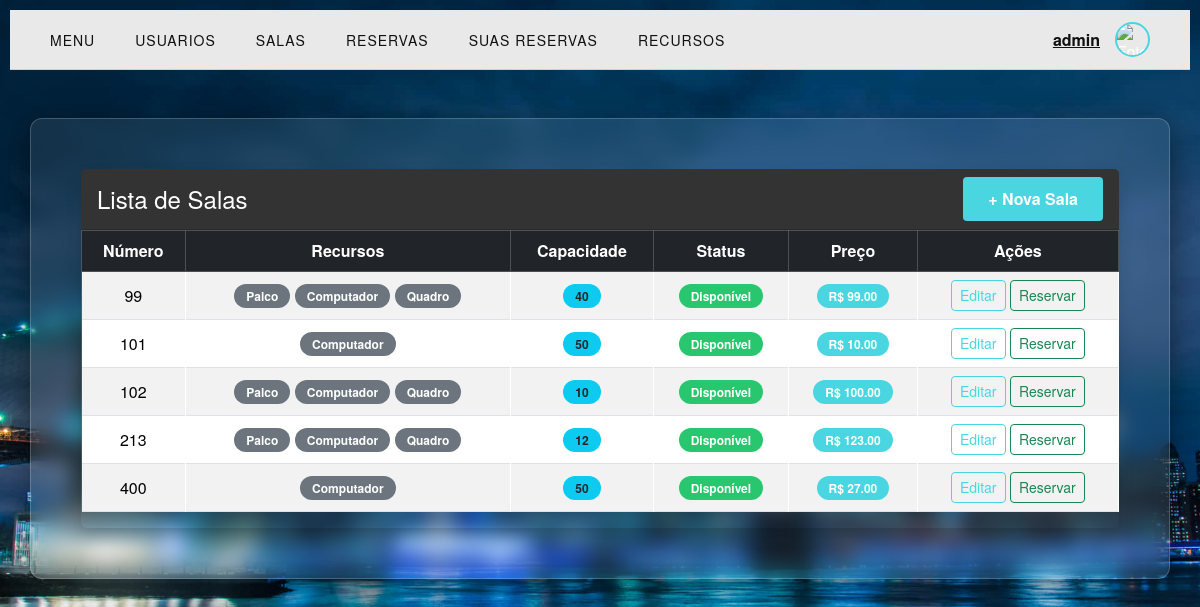
Before: /salareservadas (signed in) with the older database file.
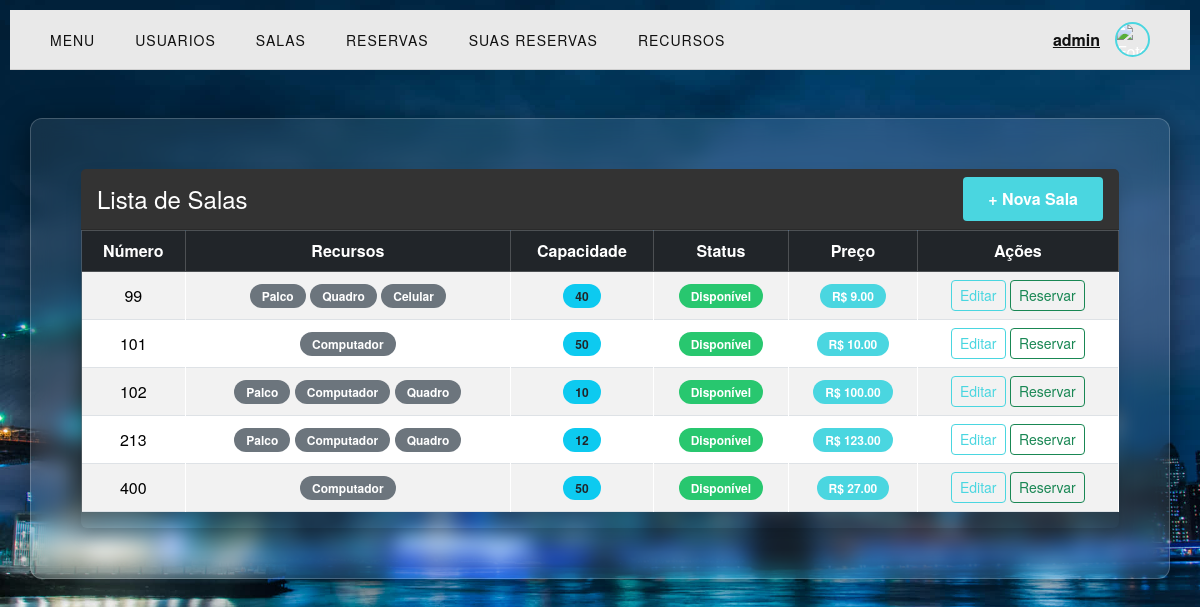
After: the same page with the newer database file.
### core/models.py (models this page shows, shortened)
class Sala(models.Model):
        numsala = models.IntegerField()
        capacidade = models.IntegerField()
        recursos = models.ManyToManyField(Recurso, blank=True)
        disponivel = models.BooleanField(default=True)
        preco = models.DecimalField(max_digits=10, decimal_places=2, default=0.00)

class Recurso(models.Model):
        nome = models.CharField(max_length=100)

### core/views.py (the view)
# urls.py: path('salareservadas',salas, name='salas-reservadas'),
def salas(request):
    try:
        usuario_id = request.session.get('usuario_id')
        usuario = Usuario.objects.get(id=usuario_id)
    except Usuario.DoesNotExist:
        usuario = None
        return redirect('/')
    salas = Sala.objects.all()
    return render(request, "core/salas.html", {'salas': salas, 'conta': usuario})

### core/templates/core/salas.html (shortened to what this page needs)
{% extends 'core/base.html' %}
{% block content %}
{% if conta.nivel %}
<div class="container mt-5">
    {% if salas|length == 0 %}
        <div class="text-center">
            <div class="alert alert-info shadow">
                <h4 class="mb-3">Nenhuma sala registrada</h4>
                {% if conta.nivel > "1" %}
                    <a href="/salas/criar" class="btn btn-primary">
                        + Criar Nova Sala
                    </a>
                {% endif %}
            </div>
        </div>
    {% else %}
    <div class="card shadow">
        <div class="card-header bg-dark text-white d-flex justify-content-between align-items-center">
            <h4 class="mb-0">Lista de Salas</h4>
            {% if conta.nivel > "1" %}
                <a href="/salas/criar" class="btn btn-success">
                    + Nova Sala
                </a>
            {% endif %}
        </div>
        <div class="card-body">
            <div class="table-responsive">
                <table class="table table-striped table-hover table-bordered align-middle text-center">
                    <thead class="table-dark">
                        <tr>
                            <th>Número</th>
                            <th>Recursos</th>
                            <th>Capacidade</th>
                            <th>Status</th>
                            <th>Preço</th>
                            <th>Ações</th>
                        </tr>
                    </thead>
                    <tbody>
                        {% for sala in salas %}
                        <tr>
                            <td>{{ sala.numsala }}</td>
                            <td>
                                {% for recurso in sala.recursos.all %}
                                    <span class="badge bg-secondary">
                                        {{ recurso.nome }}
                                    </span>
                                {% empty %}
                                    <span class="text-muted">Sem recursos</span>
                                {% endfor %}
                            </td>
                            <td>
                                <span class="badge bg-info text-dark">
                                    {{ sala.capacidade }}
                                </span>
                            </td>
                            <td>
                                {% if sala.disponivel %}
                                    <span class="badge bg-success">
                                        Disponível
                                    </span>
                                {% else %}
                                    <span class="badge bg-danger">
                                        Indisponível
                                    </span>
                                {% endif %}
                            </td>
                            <td>
                                <span class="badge bg-primary">
                                    R$ {{ sala.preco }}
                                </span>
                            </td>
                            <td>
                                {% if conta.nivel > "1" %}
                                    <a href="/salas/{{ sala.id }}/editar"
                                       class="btn btn-sm btn-outline-primary">
                                        Editar
                                    </a>
                                {% endif %}
                                <a href="/salas/{{ sala.id }}/reservar"
                                   class="btn btn-sm btn-outline-success">
                                    Reservar
                                </a>
                            </td>
                        </tr>
                        {% endfor %}
                    </tbody>
                </table>
            </div>
        </div>
    </div>
    {% endif %}
</div>
{% endif %}
{% endblock %}

Changed rows visible on the page:
changed Sala (number 1 of 5 on the later page): preco "99.00" → "9.00"; loses Recurso (nome "Computador")
added Recurso: nome "Celular", shown under Sala (number 1 of 5 on the later page)
